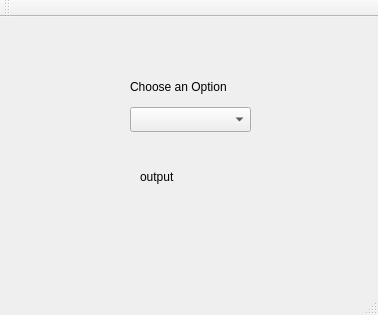
<?xml version="1.0" encoding="UTF-8"?>
<ui version="4.0">
 <class>MainWindow</class>
 <widget class="QMainWindow" name="MainWindow">
  <property name="geometry">
   <rect>
    <x>0</x>
    <y>0</y>
    <width>378</width>
    <height>315</height>
   </rect>
  </property>
  <property name="windowTitle">
   <string>Quantum Activites</string>
  </property>
  <widget class="QWidget" name="centralWidget">
   <widget class="QLabel" name="label">
    <property name="geometry">
     <rect>
      <x>130</x>
      <y>60</y>
      <width>121</width>
      <height>20</height>
     </rect>
    </property>
    <property name="text">
     <string>Choose an Option</string>
    </property>
   </widget>
   <widget class="QComboBox" name="selection">
    <property name="geometry">
     <rect>
      <x>130</x>
      <y>90</y>
      <width>121</width>
      <height>25</height>
     </rect>
    </property>
   </widget>
   <widget class="QLabel" name="output">
    <property name="geometry">
     <rect>
      <x>140</x>
      <y>150</y>
      <width>111</width>
      <height>20</height>
     </rect>
    </property>
    <property name="maximumSize">
     <size>
      <width>16777215</width>
      <height>16777215</height>
     </size>
    </property>
    <property name="text">
     <string>output</string>
    </property>
   </widget>
  </widget>
  <widget class="QMenuBar" name="menuBar">
   <property name="geometry">
    <rect>
     <x>0</x>
     <y>0</y>
     <width>378</width>
     <height>22</height>
    </rect>
   </property>
  </widget>
  <widget class="QToolBar" name="mainToolBar">
   <attribute name="toolBarArea">
    <enum>TopToolBarArea</enum>
   </attribute>
   <attribute name="toolBarBreak">
    <bool>false</bool>
   </attribute>
  </widget>
  <widget class="QStatusBar" name="statusBar"/>
 </widget>
 <layoutdefault spacing="6" margin="11"/>
 <resources/>
 <connections/>
</ui>
